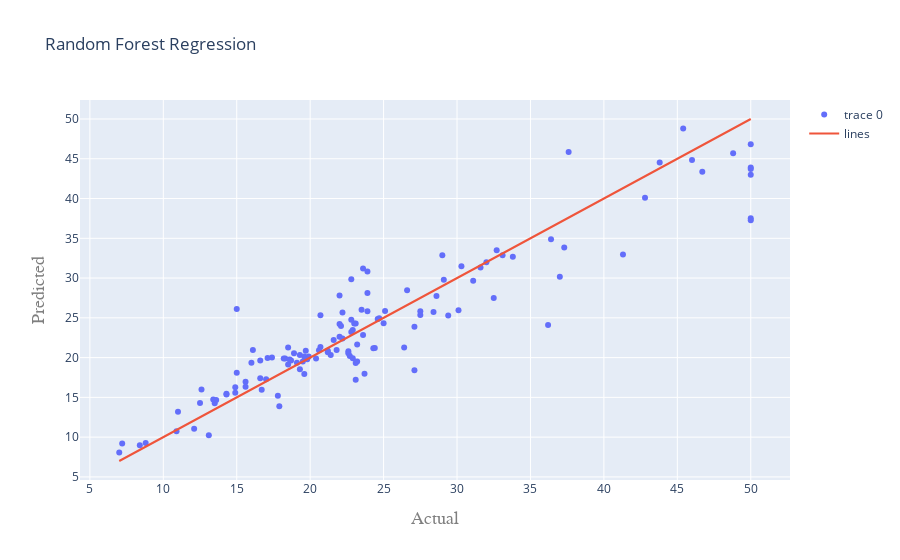

Here is the notebook cell this chart was saved with:
### Code cell
draw_graph(grid_predictions,'Random Forest Regression')
